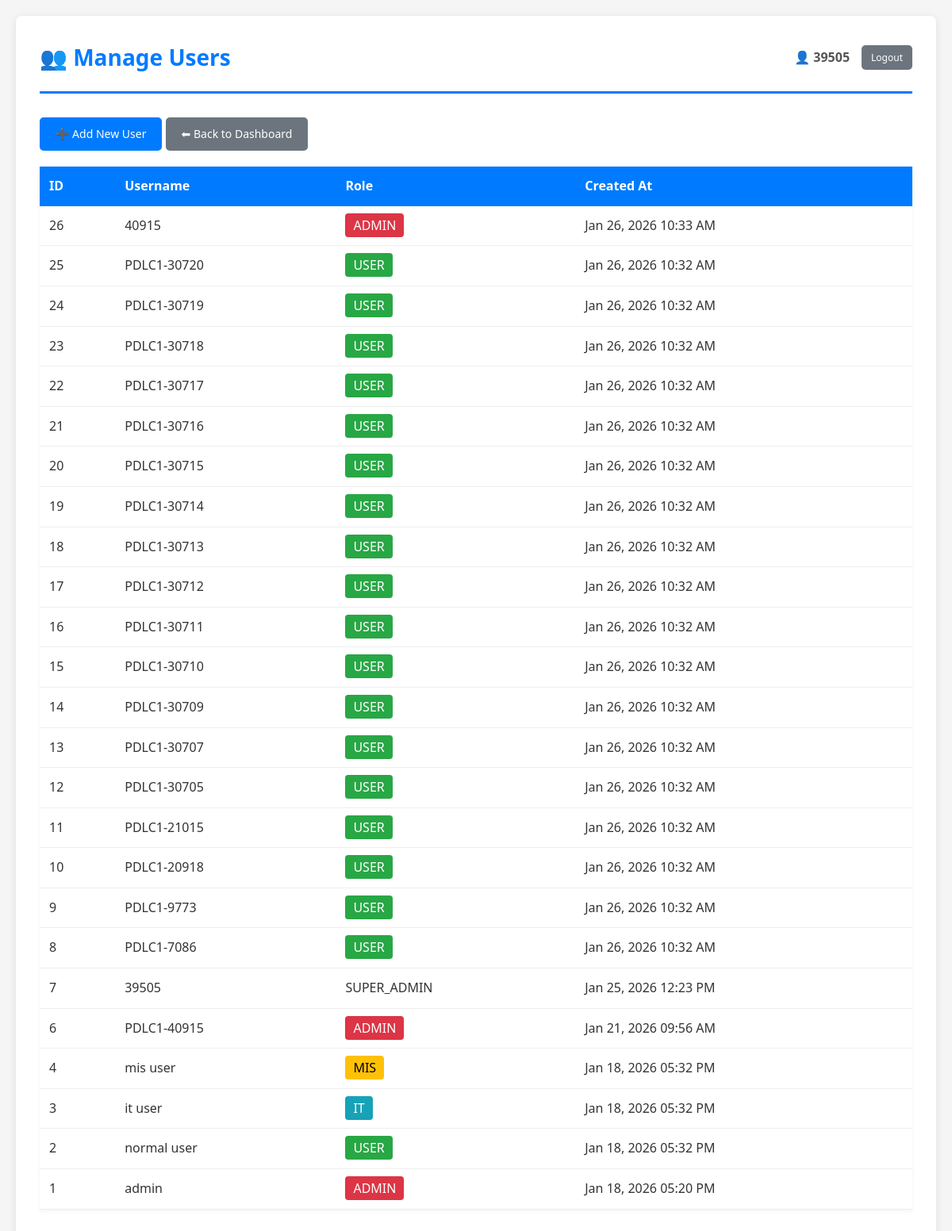
/admin/.users.php (signed in), run on the app's committed database.
### tables this page shows
CREATE TABLE `users` (
  `id` int(11) NOT NULL,
  `username` varchar(50) NOT NULL,
  `password` varchar(255) NOT NULL,
  `role` enum('admin','super_admin','user','it','mis') NOT NULL,
  `user_status` enum('active','inactive') DEFAULT 'active',
  `remarks` text DEFAULT NULL,
  `created_at` datetime DEFAULT current_timestamp(),
  `updated_at` datetime DEFAULT NULL,
  `updated_by` int(11) DEFAULT NULL
);

### admin/.users.php (the view, shortened to what this page needs)
<?php
require_once("admin_guard.php");
$result = $conn->query("SELECT id, username, role, created_at FROM users ORDER BY id DESC");
include("../includes/header.php");
?>
<div style="margin-bottom: 20px;">
    <a href="add_user.php" class="btn">➕ Add New User</a>
    <a href="dashboard.php" class="btn btn-secondary">⬅ Back to Dashboard</a>
</div>
<table>
    <thead>
        <tr>
            <th>ID</th>
            <th>Username</th>
            <th>Role</th>
            <th>Created At</th>
        </tr>
    </thead>
    <tbody>
        <?php while ($row = $result->fetch_assoc()): ?>
        <tr>
            <td><?= $row["id"] ?></td>
            <td><?= htmlspecialchars($row["username"]) ?></td>
            <td>
                <?php
                $roleColors = [
                    'admin' => 'background: #dc3545; color: white; padding: 4px 10px; border-radius: 4px;',
                    'it' => 'background: #17a2b8; color: white; padding: 4px 10px; border-radius: 4px;',
                    'mis' => 'background: #ffc107; color: black; padding: 4px 10px; border-radius: 4px;',
                    'user' => 'background: #28a745; color: white; padding: 4px 10px; border-radius: 4px;'
                ];
                ?>
                <span style="<?= $roleColors[$row['role']] ?? '' ?>">
                    <?= strtoupper($row["role"]) ?>
                </span>
            </td>
            <td><?= date('M d, Y h:i A', strtotime($row["created_at"])) ?></td>
        </tr>
        <?php endwhile; ?>
    </tbody>
</table>
<?php include("../includes/footer.php"); ?>

### assets/style.css (style rules this page uses)
* { margin: 0; padding: 0; box-sizing: border-box; }
body { font-family: 'Segoe UI', Tahoma, Geneva, Verdana, sans-serif; background: #f5f5f5; color: #333; line-height: 1.6; padding: 20px; }
button, .btn { background: #007bff; color: white; border: none; padding: 10px 20px; border-radius: 5px; cursor: pointer; font-size: 14px; transition: background 0.3s; text-decoration: none; display: inline-block; }
.btn-secondary { background: #6c757d; }
table { width: 100%; border-collapse: collapse; margin: 20px 0; background: white; box-shadow: 0 2px 5px rgba(0,0,0,0.05); }
table th { background: #007bff; color: white; padding: 12px; text-align: left; font-weight: 600; }
table td { padding: 12px; border-bottom: 1px solid #eee; }

### data on the page
users: id "26", username "40915", role "ADMIN", created_at "Jan 26, 2026 10:33 AM"
users: id "25", username "PDLC1-30720", role "USER", created_at "Jan 26, 2026 10:32 AM"
users: id "24", username "PDLC1-30719", role "USER", created_at "Jan 26, 2026 10:32 AM"
users: id "23", username "PDLC1-30718", role "USER", created_at "Jan 26, 2026 10:32 AM"
users: id "22", username "PDLC1-30717", role "USER", created_at "Jan 26, 2026 10:32 AM"
users: id "21", username "PDLC1-30716", role "USER", created_at "Jan 26, 2026 10:32 AM"
users: id "20", username "PDLC1-30715", role "USER", created_at "Jan 26, 2026 10:32 AM"
users: id "19", username "PDLC1-30714", role "USER", created_at "Jan 26, 2026 10:32 AM"
users: id "18", username "PDLC1-30713", role "USER", created_at "Jan 26, 2026 10:32 AM"
users: id "17", username "PDLC1-30712", role "USER", created_at "Jan 26, 2026 10:32 AM"
users: id "16", username "PDLC1-30711", role "USER", created_at "Jan 26, 2026 10:32 AM"
users: id "15", username "PDLC1-30710", role "USER", created_at "Jan 26, 2026 10:32 AM"
users: id "14", username "PDLC1-30709", role "USER", created_at "Jan 26, 2026 10:32 AM"
users: id "13", username "PDLC1-30707", role "USER", created_at "Jan 26, 2026 10:32 AM"
users: id "12", username "PDLC1-30705", role "USER", created_at "Jan 26, 2026 10:32 AM"
users: id "11", username "PDLC1-21015", role "USER", created_at "Jan 26, 2026 10:32 AM"
users: id "10", username "PDLC1-20918", role "USER", created_at "Jan 26, 2026 10:32 AM"
users: id "9", username "PDLC1-9773", role "USER", created_at "Jan 26, 2026 10:32 AM"
users: id "8", username "PDLC1-7086", role "USER", created_at "Jan 26, 2026 10:32 AM"
users: id "7", username "39505", role "SUPER_ADMIN", created_at "Jan 25, 2026 12:23 PM"
users: id "6", username "PDLC1-40915", role "ADMIN", created_at "Jan 21, 2026 09:56 AM"
users: id "4", username "mis user", role "MIS", created_at "Jan 18, 2026 05:32 PM"
users: id "3", username "it user", role "IT", created_at "Jan 18, 2026 05:32 PM"
users: id "2", username "normal user", role "USER", created_at "Jan 18, 2026 05:32 PM"
users: id "1", username "admin", role "ADMIN", created_at "Jan 18, 2026 05:20 PM"

### other printed values
$headerTitle "👥 Manage Users"
$_SESSION["username"] "39505"
